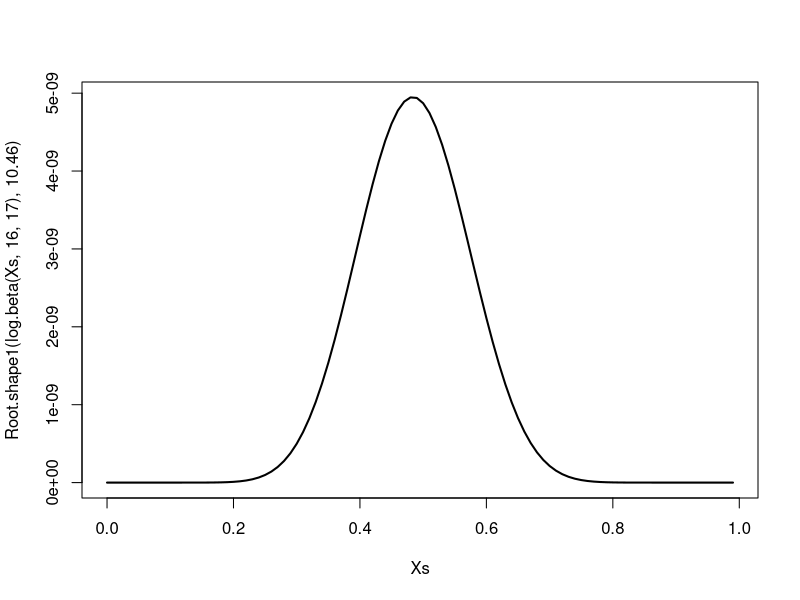
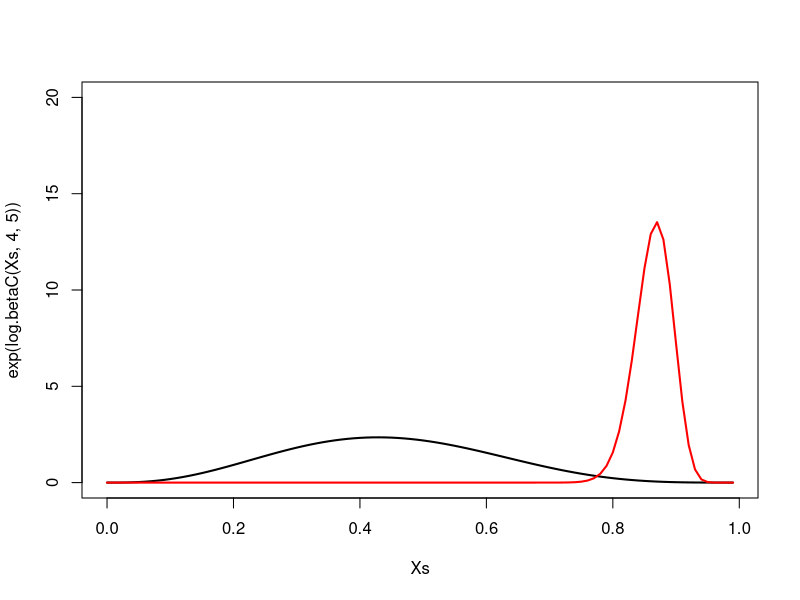

Recreate these plots in R, in order.
#examine potential function and realistic starting values
#look at just using the beta shape but scaling by total root biomass
log.beta<-function(x,alpha,beta){
			(log(x)*(alpha-1))+(log(1-x)*(beta-1))
		}
		
Root.shape1<-function(sh,Rtot){exp(sh)*Rtot}		
#make a plot on the back transformed scale
Xs<-seq(0,.99, by=0.01)

plot(Xs,Root.shape1(log.beta(Xs,16,17),10.46), type="l", lwd=2)

#try with the beta constant

log.betaC<-function(x,alpha,beta){
			(log(x)*(alpha-1))+(log(1-x)*(beta-1))-lbeta(alpha,beta)
		}
		
plot(Xs,exp(log.betaC(Xs,4,5)), type="l", lwd=2, ylim=c(0,20))
points(Xs,exp(log.betaC(Xs,114,18)), type="l", lwd=2, col="red")